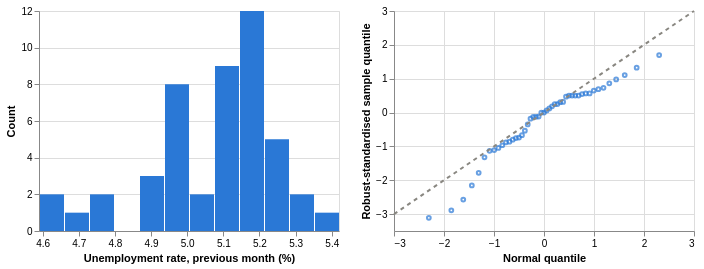

Write notebook code for a chart like this one.
### Markdown cell above
### B.3 Explore Feature of Interest `unemployment_rate`

### Code cell
distribution_charts(table["unemployment_rate"], "Unemployment rate, previous month (%)", 12, 0)

### Figure 1 — Vega-Lite specification as saved in the notebook (floating-point values rounded to 4 significant figures)
{"config": {"view": {"continuousWidth": 300, "continuousHeight": 300}}, "hconcat": [{"data": {"name": "data-3b396655a3f6869a2ffbee8cb2e042b1"}, "mark": {"type": "bar", "color": "#2a78d6"}, "encoding": {"x": {"bin": "binned", "field": "start", "title": "Unemployment rate, previous month (%)", "type": "quantitative"}, "x2": {"field": "end"}, "y": {"field": "count", "title": "Count", "type": "quantitative"}}, "height": 220, "width": 300}, {"layer": [{"data": {"name": "data-9d585237d6cd802c9d39e268f1d14b49"}, "mark": {"type": "point", "color": "#2a78d6", "size": 14}, "encoding": {"x": {"field": "theoretical", "title": "Normal quantile", "type": "quantitative"}, "y": {"field": "sample", "title": "Robust-standardised sample quantile", "type": "quantitative"}}}, {"data": {"name": "data-77c6682495c4b8b15ae5b12ce2242a61"}, "mark": {"type": "line", "color": "#898781", "strokeDash": [4, 4]}, "encoding": {"x": {"field": "theoretical", "type": "quantitative"}, "y": {"field": "sample", "type": "quantitative"}}}], "height": 220, "width": 300}], "$schema": "https://vega.github.io/schema/vega-lite/v5.20.1.json", "datasets": {"data-3b396655a3f6869a2ffbee8cb2e042b1": [{"start": 4.59, "end": 4.659, "count": 2}, {"start": 4.659, "end": 4.728, "count": 1}, {"start": 4.728, "end": 4.797, "count": 2}, {"start": 4.797, "end": 4.867, "count": 0}, {"start": 4.867, "end": 4.936, "count": 3}, {"start": 4.936, "end": 5.005, "count": 8}, {"start": 5.005, "end": 5.074, "count": 2}, {"start": 5.074, "end": 5.143, "count": 9}, {"start": 5.143, "end": 5.213, "count": 12}, {"start": 5.213, "end": 5.282, "count": 5}, {"start": 5.282, "end": 5.351, "count": 2}, {"start": 5.351, "end": 5.42, "count": 1}], "data-9d585237d6cd802c9d39e268f1d14b49": [{"theoretical": -2.303, "sample": -3.109}, {"theoretical": -1.853, "sample": -2.89}, {"theoretical": -1.615, "sample": -2.571}, {"theoretical": -1.443, "sample": -2.152}, {"theoretical": -1.306, "sample": -1.78}, {"theoretical": -1.19, "sample": -1.323}, {"theoretical": -1.088, "sample": -1.129}, {"theoretical": -0.9962, "sample": -1.108}, {"theoretical": -0.9121, "sample": -1.047}, {"theoretical": -0.834, "sample": -0.9665}, {"theoretical": -0.7607, "sample": -0.8784}, {"theoretical": -0.6913, "sample": -0.8624}, {"theoretical": -0.6251, "sample": -0.801}, {"theoretical": -0.5615, "sample": -0.7529}, {"theoretical": -0.5001, "sample": -0.7409}, {"theoretical": -0.4405, "sample": -0.6688}, {"theoretical": -0.3824, "sample": -0.5367}, {"theoretical": -0.3257, "sample": -0.3524}, {"theoretical": -0.2699, "sample": -0.1816}, {"theoretical": -0.215, "sample": -0.1255}, {"theoretical": -0.1607, "sample": -0.1255}, {"theoretical": -0.1069, "sample": -0.1201}, {"theoretical": -0.05336, "sample": 0.0}, {"theoretical": 0.0, "sample": 0.0}, {"theoretical": 0.05336, "sample": 0.06141}, {"theoretical": 0.1069, "sample": 0.1228}, {"theoretical": 0.1607, "sample": 0.1842}, {"theoretical": 0.215, "sample": 0.2456}, {"theoretical": 0.2699, "sample": 0.251}, {"theoretical": 0.3257, "sample": 0.3057}, {"theoretical": 0.3824, "sample": 0.3137}, {"theoretical": 0.4405, "sample": 0.4699}, {"theoretical": 0.5001, "sample": 0.502}, {"theoretical": 0.5615, "sample": 0.502}, {"theoretical": 0.6251, "sample": 0.502}, {"theoretical": 0.6913, "sample": 0.502}, {"theoretical": 0.7607, "sample": 0.5473}, {"theoretical": 0.834, "sample": 0.5647}, {"theoretical": 0.9121, "sample": 0.5647}, {"theoretical": 0.9962, "sample": 0.6475}, {"theoretical": 1.088, "sample": 0.6902}, {"theoretical": 1.19, "sample": 0.7289}, {"theoretical": 1.306, "sample": 0.8651}, {"theoretical": 1.443, "sample": 0.9772}, {"theoretical": 1.615, "sample": 1.108}, {"theoretical": 1.853, "sample": 1.326}, {"theoretical": 2.303, "sample": 1.699}], "data-77c6682495c4b8b15ae5b12ce2242a61": [{"theoretical": -3, "sample": -3}, {"theoretical": 3, "sample": 3}]}}
